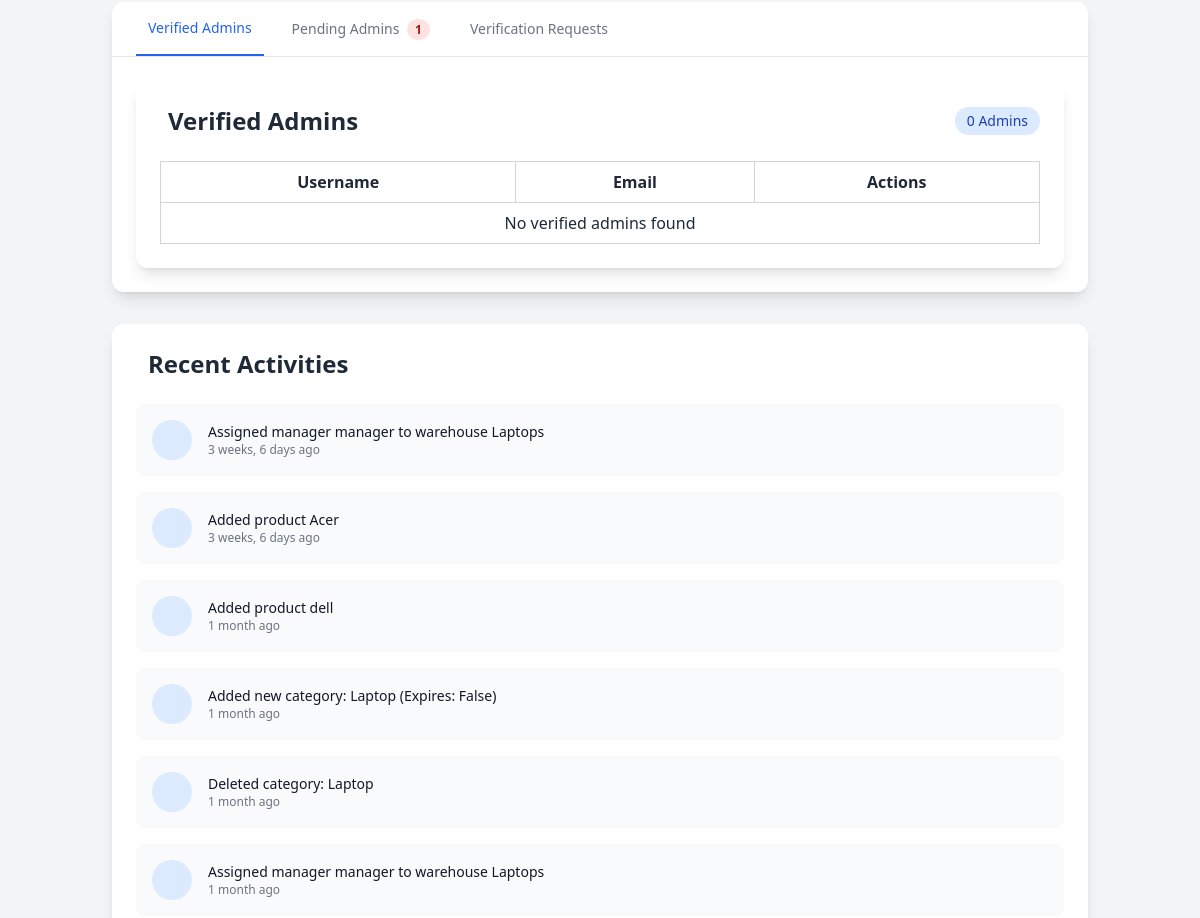
/super_admin_dashboard/ (signed in, middle part), run on an earlier commit of the app's database.
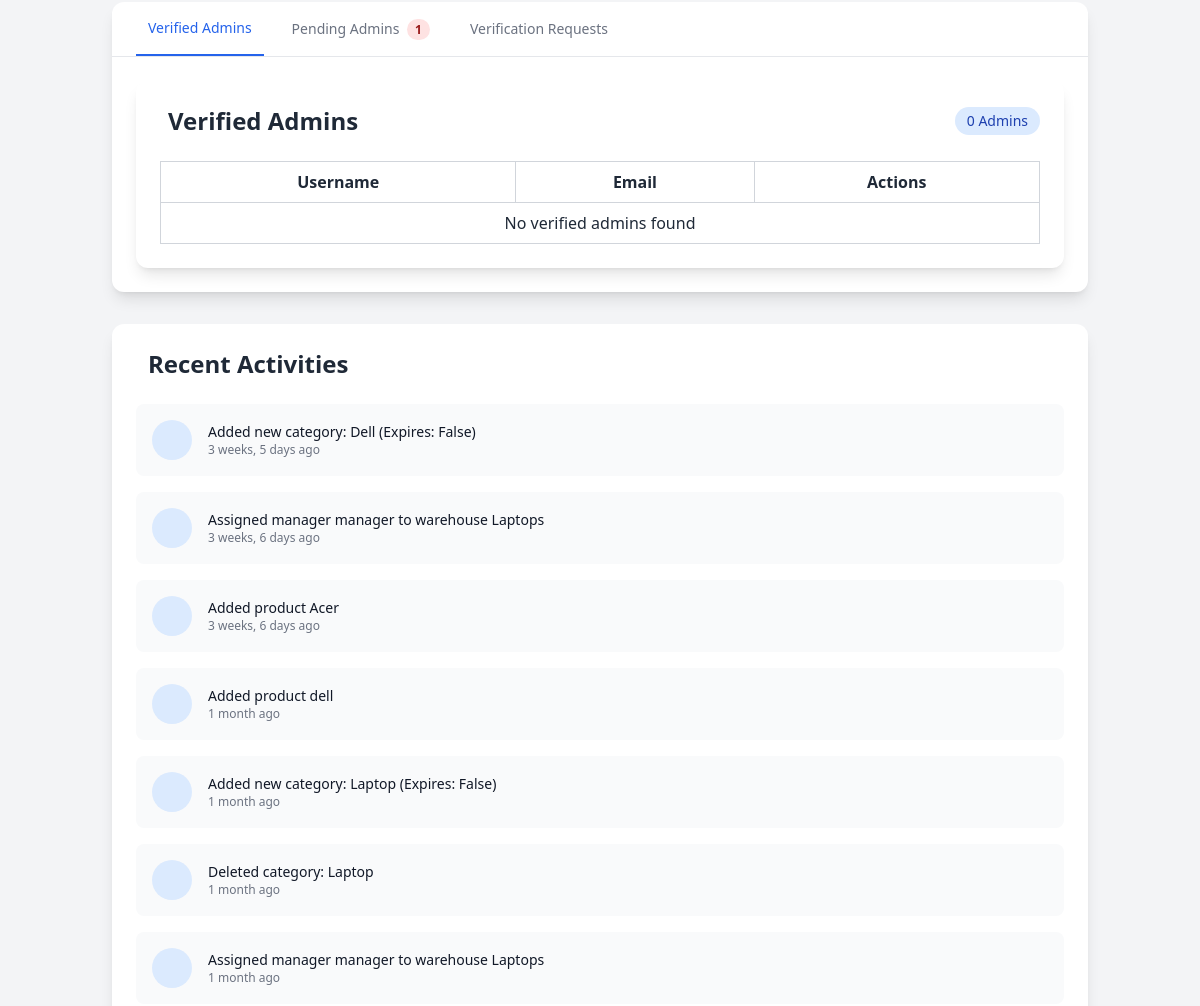
And on a later commit of the database.
### user/models.py (models this page shows, shortened)
class ActivityLog(models.Model):
    admin = models.ForeignKey(CustomUser, on_delete=models.CASCADE, related_name='activities')
    action = models.CharField(max_length=255)
    timestamp = models.DateTimeField(auto_now_add=True)

### user/views.py (the view)
# urls.py: path('super_admin_dashboard/', views.super_admin_dashboard, name='super_admin_dashboard'),  # Super Admin dashboard
@login_required
def super_admin_dashboard(request):
    if request.user.role != 'super_admin':
        return HttpResponseForbidden("You are not authorized to view this page")
    admins = CustomUser.objects.filter(role='admin')
    verified_admins = admins.filter(is_verified=True)
    pending_admins = admins.filter(is_approved=False, is_verified=False)
    verification_requests = admins.filter(is_approved=True, is_verified=False)
    recent_activities = ActivityLog.objects.order_by('-timestamp')[:10]
    context = {
        'admins': admins,
        'verified_admins': verified_admins,
        'pending_admins': pending_admins,
        'verification_requests': verification_requests,
        'recent_activities': recent_activities,
        'user_form': CustomUserCreationForm()
    }
    return render(request, 'super_admin_dashboard.html', context)

### templates/super_admin_dashboard.html (shortened to what the changed rows need)
{% extends "base_superadmin.html" %}
{% block content %}
<div class="mt-8 bg-white rounded-xl shadow-lg overflow-hidden">
    <div class="p-6">
        <div id="verifiedAdmins" class="tab-content">
            <div class="bg-white shadow-lg rounded-xl p-6 hover:shadow-xl transition duration-300">
                <div class="flex items-center justify-between mb-6">
                    <h2 class="text-2xl font-bold text-gray-800">
                        Verified Admins
                    </h2>
                </div>
                <table class="table-auto w-full border-collapse border border-gray-300">
                    <thead>
                        <tr>
                            <th class="border border-gray-300 px-4 py-2">Username</th>
                            <th class="border border-gray-300 px-4 py-2">Email</th>
                            <th class="border border-gray-300 px-4 py-2">Actions</th>
                        </tr>
                    </thead>
                </table>
            </div>
        </div>
    </div>
</div>
<div class="mt-8 bg-white rounded-xl shadow-lg p-6">
    <h2 class="text-2xl font-bold text-gray-800 mb-6 flex items-center">
        Recent Activities
    </h2>
    <div class="space-y-4">
        {% for activity in recent_activities %}
        <div class="flex items-center space-x-4 p-4 bg-gray-50 rounded-lg">
            <div class="flex-shrink-0">
                <span class="w-10 h-10 rounded-full bg-blue-100 flex items-center justify-center">
                </span>
            </div>
            <div>
                <p class="text-sm font-medium text-gray-900">{{ activity.action }}</p>
                <p class="text-xs text-gray-500">{{ activity.timestamp|timesince }} ago</p>
            </div>
        </div>
        {% endfor %}
    </div>
</div>
{% endblock %}

What changed in the data, as far as the page shows it:
added ActivityLog: action "Added new category: Dell (Expires: False)", timestamp "3 weeks, 5 days"
